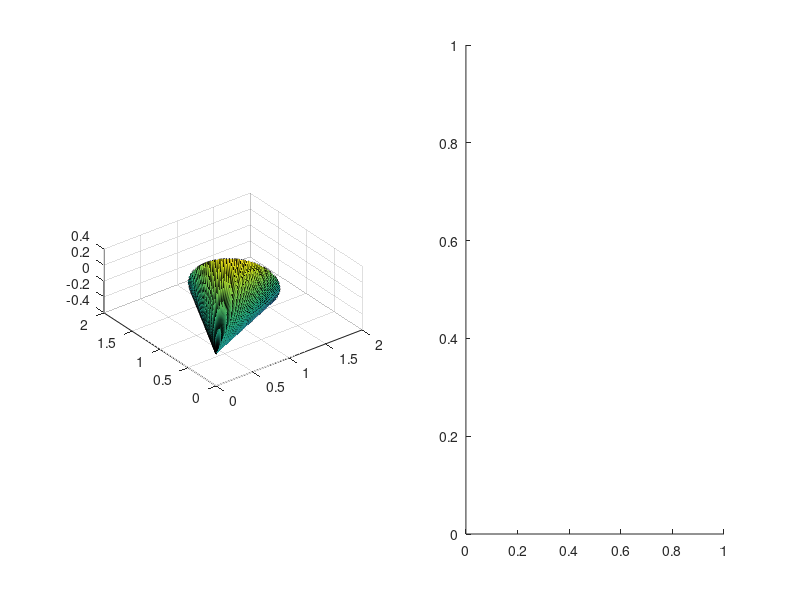

Write MATLAB code to recreate this figure. (Note: this script raises an error after producing the figure.)
close all
%%%%%%%%%%%%%%%%%%%%%%%%%%%%%%%%%%%%%%%%%%%%%%%%%%%%%%%%%%%%%%%%%%%%%%%%
%create cone with vertex at origin and increasing radius to 1 at z=1;
%%%%%%%%%%%%%%%%%%%%%%%%%%%%%%%%%%%%%%%%%%%%%%%%%%%%%%%%%%%%%%%%%%%%%%%%
N = 100;
maxZ=0.25;
maxZ=0.45;
maxZ=0.35;
maxZ=0.5;
maxZ=0.45;
maxZ=0.35;
maxZ=0.33;
maxZ=0.335;


%maxZ=0.28;

%r = linspace(0, 1, N);
r = linspace(0, maxZ, N);
[X,Y,Z] = cylinder(r, N); 
%%%%%%%%%%%%%%%%%%%%%%%%%%%%%%%%%%%%%%%%%%%%%%%%%%%%%%%%%%%%%%%%%%%%%%%%
%convert to vector format (each point is a 3D column vector)
%%%%%%%%%%%%%%%%%%%%%%%%%%%%%%%%%%%%%%%%%%%%%%%%%%%%%%%%%%%%%%%%%%%%%%%%
xyzPoints=[X(:)'; Y(:)'; Z(:)']; 

%%%%%%%%%%%%%%%%%%%%%%%%%%%%%%%%%%%%%%%%%%%%%%%%%%%%%%%%%%%%%%%%%%%%%%%%
%rotate 90 degrees towards x axis (around y axis)
%%%%%%%%%%%%%%%%%%%%%%%%%%%%%%%%%%%%%%%%%%%%%%%%%%%%%%%%%%%%%%%%%%%%%%%%
rotTowardsX=roty(90);
%%%%%%%%%%%%%%%%%%%%%%%%%%%%%%%%%%%%%%%%%%%%%%%%%%%%%%%%%%%%%%%%%%%%%%%%
%rotate 90 degrees towards y axis (around z axis)
%%%%%%%%%%%%%%%%%%%%%%%%%%%%%%%%%%%%%%%%%%%%%%%%%%%%%%%%%%%%%%%%%%%%%%%%
rotTowardsY=rotx(-45);


compositeRotation=rotTowardsX*rotTowardsY;
%compositeRotation=rotTowardsY;

xyzPoints=compositeRotation*xyzPoints;

X=reshape(xyzPoints(1,:),size(X));
Y=reshape(xyzPoints(2,:),size(Y));
Z=reshape(xyzPoints(3,:),size(Z));

%%%%%%%%%%%%%%%%%%%%%%%%%%%%%%%%%%%%%%%%%%%%%%%%%%%%%%%%%%%%%%%%%%%%%%%%
%normalize Z so that cone goes through point (1,1,1) [normalized]
%%%%%%%%%%%%%%%%%%%%%%%%%%%%%%%%%%%%%%%%%%%%%%%%%%%%%%%%%%%%%%%%%%%%%%%%
%Z=Z/2;
spacetimeStrechFact=1.5;
X=X*spacetimeStrechFact;
Y=Y*spacetimeStrechFact;


%{
[azimuth,elevation,r] = cart2sph(X,Y,Z);
azimuth=azimuth+pi/6;

%elevation=elevation+pi/4;

azimuth=mod(azimuth,2*pi);
elevation=mod(elevation,2*pi);
%elevation=zeros(size(elevation));

[X,Y,Z] = sph2cart(azimuth,elevation,r);


p=0;
 X = X;
 Y = Y*cos(p)-Z*sin(p);
 Z = Y*sin(p)+Z*cos(p);
%}
%%
figure
subplot(1,2,1)
%h = surf(X, Y, Z);
h = surf(X, Y, Z);
%rotate(h, [-1 1 0], 90);
daspect([1 1 1])
%xlim([0 1]); ylim([0 1])
%caxis([0 maxZ])
%zlim([0 maxZ])
subplot(1,2,2)
figure
coneMax=max(Z(:));
%Z=scaledata(Z,0,1);

%{
Z=1-Z;

Z=Z-min(Z(:));
Z=Z/0.3;

%}
Z(Z>0)=NaN;
Z=scaledata(Z,0,360);

subplot(1,2,1)
%[C,h]=contour(X, Y, Z,100);
[C,h]=contour(X, Y, Z,50);
h.LineWidth=3;

cb=colorbar
colormap(jet)




caxis([0 360])

xlim([0 1]); ylim([0 1])
daspect([1 1 1])

hold on
plot([0 0.7],[0 1],'k--','LineWidth',3)
plot([0 1],[0 0.7],'k--','LineWidth',3)


subplot(1,2,2)

surf(X, Y, Z);

colorbar
colormap(jet)

xlim([0 1]); ylim([0 1])
daspect([1 1 360])

view( -35.5000,63.6000)





